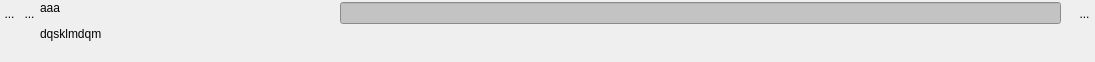
<?xml version="1.0" encoding="UTF-8"?>
<ui version="4.0">
 <class>WidgetPlusieursPlie</class>
 <widget class="QWidget" name="WidgetPlusieursPlie">
  <property name="geometry">
   <rect>
    <x>0</x>
    <y>0</y>
    <width>1095</width>
    <height>62</height>
   </rect>
  </property>
  <property name="sizePolicy">
   <sizepolicy hsizetype="Preferred" vsizetype="Minimum">
    <horstretch>0</horstretch>
    <verstretch>0</verstretch>
   </sizepolicy>
  </property>
  <property name="minimumSize">
   <size>
    <width>0</width>
    <height>0</height>
   </size>
  </property>
  <property name="windowTitle">
   <string>Form</string>
  </property>
  <layout class="QHBoxLayout" name="horizontalLayout_4">
   <property name="spacing">
    <number>0</number>
   </property>
   <property name="leftMargin">
    <number>0</number>
   </property>
   <property name="topMargin">
    <number>1</number>
   </property>
   <property name="rightMargin">
    <number>0</number>
   </property>
   <property name="bottomMargin">
    <number>1</number>
   </property>
   <item>
    <layout class="QVBoxLayout" name="verticalLayout">
     <item>
      <layout class="QHBoxLayout" name="horizontalLayout">
       <property name="spacing">
        <number>0</number>
       </property>
       <item>
        <widget class="QToolButton" name="BVisuListe">
         <property name="sizePolicy">
          <sizepolicy hsizetype="Fixed" vsizetype="Fixed">
           <horstretch>0</horstretch>
           <verstretch>0</verstretch>
          </sizepolicy>
         </property>
         <property name="maximumSize">
          <size>
           <width>21</width>
           <height>25</height>
          </size>
         </property>
         <property name="toolTip">
          <string>permet de gérer la liste</string>
         </property>
         <property name="styleSheet">
          <string notr="true">border:0px</string>
         </property>
         <property name="text">
          <string>...</string>
         </property>
         <property name="icon">
          <iconset>
           <normaloff>../Editeur/icons/plusnode.png</normaloff>../Editeur/icons/plusnode.png</iconset>
         </property>
         <property name="iconSize">
          <size>
           <width>25</width>
           <height>25</height>
          </size>
         </property>
        </widget>
       </item>
       <item>
        <widget class="MonBoutonValide" name="RBValide">
         <property name="minimumSize">
          <size>
           <width>21</width>
           <height>25</height>
          </size>
         </property>
         <property name="maximumSize">
          <size>
           <width>21</width>
           <height>25</height>
          </size>
         </property>
         <property name="toolTip">
          <string>Affiche le rapport de validité du mot-clef</string>
         </property>
         <property name="styleSheet">
          <string notr="true">border : 0px</string>
         </property>
         <property name="text">
          <string>...</string>
         </property>
         <property name="icon">
          <iconset>
           <normaloff>../Editeur/icons/ast-green-ball.png</normaloff>../Editeur/icons/ast-green-ball.png</iconset>
         </property>
         <property name="iconSize">
          <size>
           <width>25</width>
           <height>25</height>
          </size>
         </property>
        </widget>
       </item>
      </layout>
     </item>
     <item>
      <spacer name="verticalSpacer">
       <property name="orientation">
        <enum>Qt::Vertical</enum>
       </property>
       <property name="sizeHint" stdset="0">
        <size>
         <width>20</width>
         <height>5</height>
        </size>
       </property>
      </spacer>
     </item>
    </layout>
   </item>
   <item>
    <widget class="MonLabelClic" name="label">
     <property name="sizePolicy">
      <sizepolicy hsizetype="Fixed" vsizetype="Preferred">
       <horstretch>0</horstretch>
       <verstretch>0</verstretch>
      </sizepolicy>
     </property>
     <property name="minimumSize">
      <size>
       <width>300</width>
       <height>25</height>
      </size>
     </property>
     <property name="maximumSize">
      <size>
       <width>178</width>
       <height>16777215</height>
      </size>
     </property>
     <property name="frameShape">
      <enum>QFrame::NoFrame</enum>
     </property>
     <property name="text">
      <string>&lt;html&gt;&lt;head/&gt;&lt;body&gt;&lt;p&gt;aaa&lt;/p&gt;&lt;p&gt;dqsklmdqm&lt;/p&gt;&lt;/body&gt;&lt;/html&gt;</string>
     </property>
     <property name="scaledContents">
      <bool>false</bool>
     </property>
     <property name="alignment">
      <set>Qt::AlignLeading|Qt::AlignLeft|Qt::AlignTop</set>
     </property>
    </widget>
   </item>
   <item>
    <layout class="QVBoxLayout" name="verticalLayout_2">
     <item>
      <layout class="QHBoxLayout" name="horizontalLayout_3">
       <item>
        <widget class="QLineEdit" name="lineEditVal">
         <property name="styleSheet">
          <string notr="true">background:rgb(195,195,195)</string>
         </property>
        </widget>
       </item>
       <item>
        <layout class="QHBoxLayout" name="horizontalLayout_2">
         <property name="spacing">
          <number>0</number>
         </property>
         <property name="sizeConstraint">
          <enum>QLayout::SetFixedSize</enum>
         </property>
         <item>
          <spacer name="horizontalSpacer_4">
           <property name="orientation">
            <enum>Qt::Horizontal</enum>
           </property>
           <property name="sizeType">
            <enum>QSizePolicy::Fixed</enum>
           </property>
           <property name="sizeHint" stdset="0">
            <size>
             <width>13</width>
             <height>20</height>
            </size>
           </property>
          </spacer>
         </item>
         <item>
          <widget class="QToolButton" name="RBPoubelle">
           <property name="sizePolicy">
            <sizepolicy hsizetype="Fixed" vsizetype="Fixed">
             <horstretch>0</horstretch>
             <verstretch>0</verstretch>
            </sizepolicy>
           </property>
           <property name="minimumSize">
            <size>
             <width>21</width>
             <height>25</height>
            </size>
           </property>
           <property name="maximumSize">
            <size>
             <width>21</width>
             <height>25</height>
            </size>
           </property>
           <property name="toolTip">
            <string>Détruit le mot-clef</string>
           </property>
           <property name="styleSheet">
            <string notr="true">border : 0px</string>
           </property>
           <property name="text">
            <string>...</string>
           </property>
           <property name="icon">
            <iconset>
             <normaloff>../Editeur/icons/deleteRond.png</normaloff>../Editeur/icons/deleteRond.png</iconset>
           </property>
           <property name="iconSize">
            <size>
             <width>21</width>
             <height>25</height>
            </size>
           </property>
          </widget>
         </item>
        </layout>
       </item>
      </layout>
     </item>
     <item>
      <spacer name="verticalSpacer_2">
       <property name="orientation">
        <enum>Qt::Vertical</enum>
       </property>
       <property name="sizeType">
        <enum>QSizePolicy::Expanding</enum>
       </property>
       <property name="sizeHint" stdset="0">
        <size>
         <width>20</width>
         <height>5</height>
        </size>
       </property>
      </spacer>
     </item>
    </layout>
   </item>
  </layout>
 </widget>
 <customwidgets>
  <customwidget>
   <class>MonBoutonValide</class>
   <extends>QToolButton</extends>
   <header>monBoutonValide.h</header>
  </customwidget>
  <customwidget>
   <class>MonLabelClic</class>
   <extends>QLabel</extends>
   <header>monLabelClic.h</header>
  </customwidget>
 </customwidgets>
 <tabstops>
  <tabstop>RBPoubelle</tabstop>
  <tabstop>RBValide</tabstop>
 </tabstops>
 <resources/>
 <connections/>
</ui>
